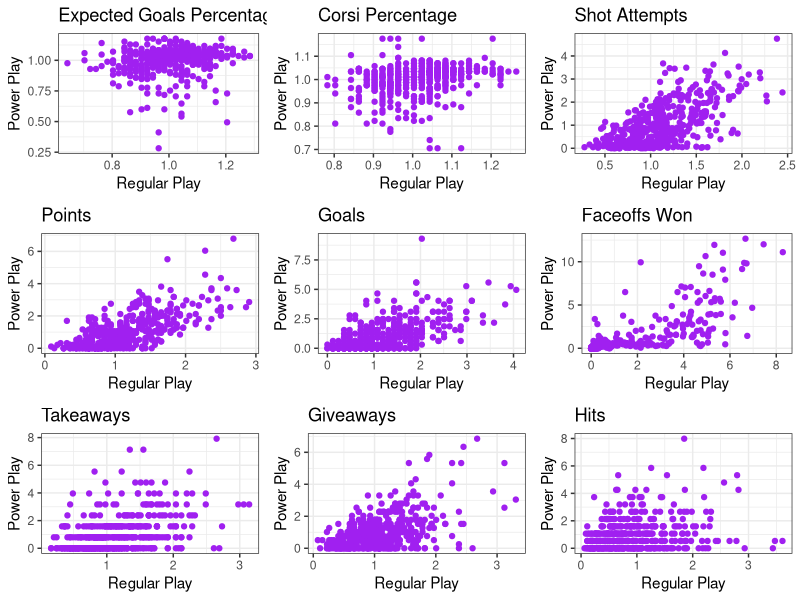
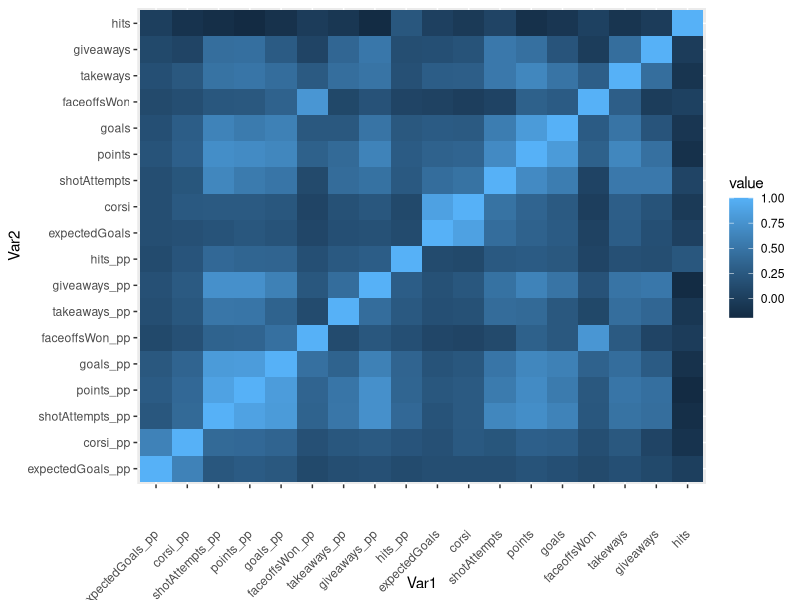
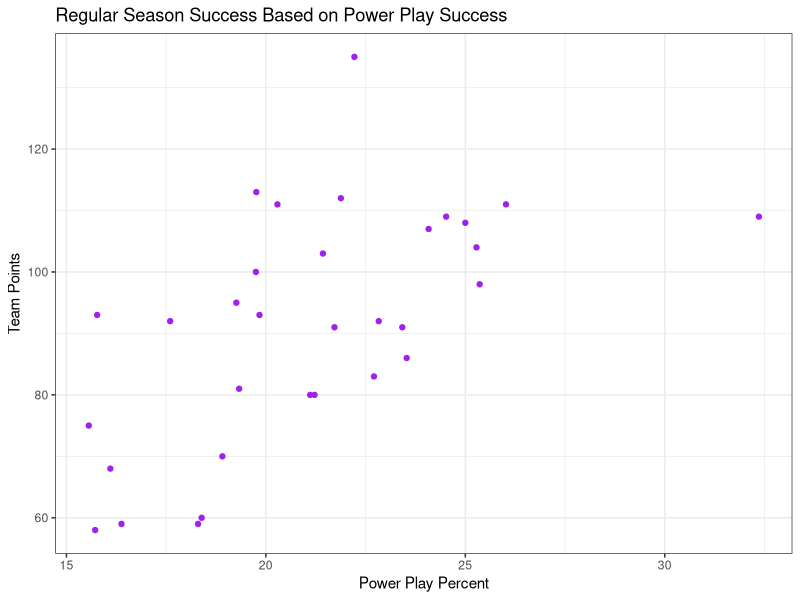
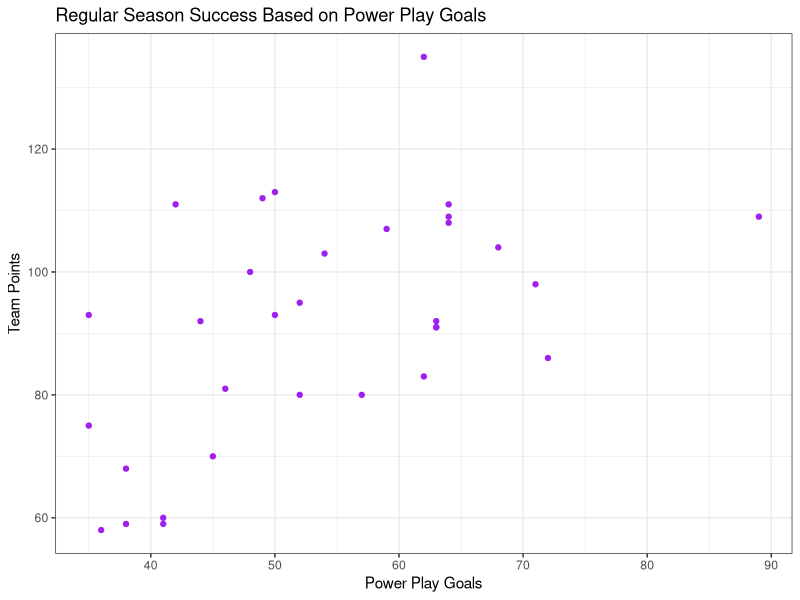

Recreate these plots in R, in order.
## ---- chunk 1
library(tidyverse)
regular_data <- read.csv("../data/01-modified-data/skaters_clean.csv")
pp_data <- read.csv("../data/01-modified-data/skaters_pp.csv")
## ---- chunk 2
summary_data_regular <- regular_data %>%
  subset(select=c(expectedGoals,corsi,shotAttempts,points,goals,faceoffsWon,takeways,giveaways,hits)) %>%
  summary()
summary_data_regular
## ---- chunk 3
summary(pp_data$icetime)

#remove bottom 25% of players by ice time
pp_data <- pp_data %>%
  filter(icetime > 414)
## ---- chunk 4
#summarize all metrics
summary_data_pp <- pp_data %>%
  subset(select=c(expectedGoals,corsi,shotAttempts,points,goals,faceoffsWon,takeways,giveaways,hits)) %>%
  summary()
summary_data_pp
## ---- chunk 5

norm_regular_data<-mutate(regular_data, expectedGoals=expectedGoals/mean(expectedGoals), corsi=corsi/mean(corsi), shotAttempts=shotAttempts/mean(shotAttempts), points=points/mean(points), goals=goals/mean(goals), faceoffsWon=faceoffsWon/mean(faceoffsWon),takeways=takeways/mean(takeways),giveaways=giveaways/mean(giveaways),hits=hits/mean(hits))

norm_pp_data<-mutate(pp_data, expectedGoals=expectedGoals/mean(expectedGoals), corsi=corsi/mean(corsi), shotAttempts=shotAttempts/mean(shotAttempts), points=points/mean(points), goals=goals/mean(goals), faceoffsWon=faceoffsWon/mean(faceoffsWon),takeways=takeways/mean(takeways),giveaways=giveaways/mean(giveaways),hits=hits/mean(hits))
 
## ---- chunk 6
norm_regular_data<-norm_regular_data %>%
  subset(select=c(ID, name, team, expectedGoals,corsi,shotAttempts,points,goals,faceoffsWon,takeways,giveaways,hits))
sapply(norm_regular_data, function(x) sum(x > 3)) 
#faceoffs won has a lot of outliers

## ---- chunk 7
norm_pp_data<-norm_pp_data %>%
  subset(select=c(ID, name, team, expectedGoals,corsi,shotAttempts,points,goals,faceoffsWon,takeways,giveaways,hits))
sapply(norm_pp_data, function(x) sum(x > 3))  
#most metrics have larger number of outliers for powerplays than regular play

## ---- chunk 8
#join pp data with regular data
colnames(norm_pp_data) <- c("ID","name","team","expectedGoals_pp","corsi_pp","shotAttempts_pp","points_pp","goals_pp","faceoffsWon_pp","takeaways_pp","giveaways_pp","hits_pp")
df.1 <- left_join(norm_pp_data, norm_regular_data, by="ID")
## ---- chunk 9
#compare metric values between regular play and powerplays for all players

library(ggplot2)
library(gridExtra)

g1<-ggplot(data=df.1) + geom_point(aes(x=expectedGoals, y=expectedGoals_pp), color="purple") + theme_bw() + labs(title="Expected Goals Percentage", x="Regular Play", y="Power Play")

g2<-ggplot(data=df.1) + geom_point(aes(x=corsi, y=corsi_pp), color="purple") + theme_bw() + labs(title="Corsi Percentage", x="Regular Play", y="Power Play")

g3<-ggplot(data=df.1) + geom_point(aes(x=shotAttempts, y= shotAttempts_pp), color="purple") + theme_bw() + labs(title="Shot Attempts", x="Regular Play", y="Power Play")

g4<-ggplot(data=df.1) + geom_point(aes(x=points, y=points_pp), color="purple") + theme_bw() + labs(title="Points", x="Regular Play", y="Power Play")

g5<-ggplot(data=df.1) + geom_point(aes(x=goals, y=goals_pp), color="purple") + theme_bw() + labs(title="Goals", x="Regular Play", y="Power Play")

g6<-ggplot(data=df.1) + geom_point(aes(x=faceoffsWon, y=faceoffsWon_pp), color="purple") + theme_bw() + labs(title="Faceoffs Won", x="Regular Play", y="Power Play")

g7<-ggplot(data=df.1) + geom_point(aes(x=takeways, y=takeaways_pp), color="purple") + theme_bw() + labs(title="Takeaways", x="Regular Play", y="Power Play")

g8<-ggplot(data=df.1) + geom_point(aes(x=giveaways, y=giveaways_pp), color="purple") + theme_bw() + labs(title="Giveaways", x="Regular Play", y="Power Play")

g9<-ggplot(data=df.1) + geom_point(aes(x=hits, y=hits_pp), color="purple") + theme_bw() + labs(title="Hits", x="Regular Play", y="Power Play")

grid.arrange(g1,g2,g3,g4,g5,g6,g7,g8,g9, ncol=3)
## ---- chunk 10
library(reshape2)
 
df.2 <- subset(df.1, select=-c(ID, name.x, team.x,name.y,team.y))
corr_matrix <- round(cor(df.2),2)
corr_matrix <- melt(corr_matrix)


ggplot(data = corr_matrix, aes(x=Var1, y=Var2, fill=value)) + geom_tile() + theme(axis.text.x = element_text(angle = 45, vjust = 0.5, hjust=1))
## ---- chunk 11
#load team data and team record data
team_data <- read.csv("../data/01-modified-data/team_record_clean.csv")

## ---- chunk 12
#compare powerplay success to overall season success
ggplot(data=team_data) + geom_point(aes(x=ppPercent, y=points), color="purple") + theme_bw() + labs(title="Regular Season Success Based on Power Play Success", x="Power Play Percent", y="Team Points")


## ---- chunk 13
ggplot(data=team_data) + geom_point(aes(x=ppGoals, y=points), color="purple") + theme_bw() + labs(title="Regular Season Success Based on Power Play Goals", x="Power Play Goals", y="Team Points")

